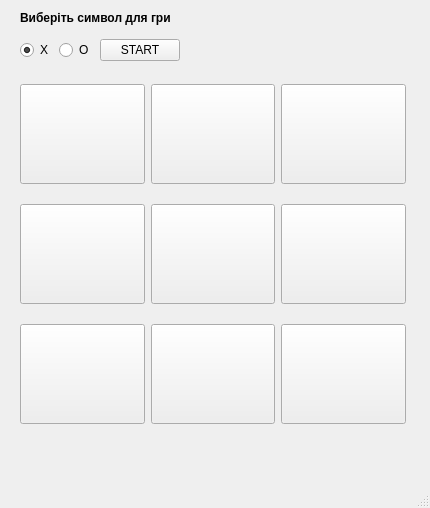
<?xml version="1.0" encoding="UTF-8"?>
<ui version="4.0">
 <class>MainWindow</class>
 <widget class="QMainWindow" name="MainWindow">
  <property name="geometry">
   <rect>
    <x>0</x>
    <y>0</y>
    <width>430</width>
    <height>508</height>
   </rect>
  </property>
  <property name="minimumSize">
   <size>
    <width>430</width>
    <height>508</height>
   </size>
  </property>
  <property name="windowTitle">
   <string>Хрестики-нолики</string>
  </property>
  <widget class="QWidget" name="centralwidget">
   <widget class="QLabel" name="label">
    <property name="geometry">
     <rect>
      <x>20</x>
      <y>10</y>
      <width>221</width>
      <height>16</height>
     </rect>
    </property>
    <property name="text">
     <string>&lt;html&gt;&lt;head/&gt;&lt;body&gt;&lt;p&gt;&lt;span style=&quot; font-weight:700;&quot;&gt;Виберіть символ для гри&lt;/span&gt;&lt;/p&gt;&lt;/body&gt;&lt;/html&gt;</string>
    </property>
   </widget>
   <widget class="QWidget" name="horizontalLayoutWidget">
    <property name="geometry">
     <rect>
      <x>20</x>
      <y>30</y>
      <width>160</width>
      <height>41</height>
     </rect>
    </property>
    <layout class="QHBoxLayout" name="horizontalLayout">
     <item>
      <widget class="QRadioButton" name="radioButton_x">
       <property name="text">
        <string>X</string>
       </property>
       <property name="checked">
        <bool>true</bool>
       </property>
      </widget>
     </item>
     <item>
      <widget class="QRadioButton" name="radioButton_o">
       <property name="text">
        <string>O</string>
       </property>
      </widget>
     </item>
     <item>
      <widget class="QPushButton" name="pushButton_start">
       <property name="text">
        <string>START</string>
       </property>
      </widget>
     </item>
    </layout>
   </widget>
   <widget class="QWidget" name="gridLayoutWidget">
    <property name="geometry">
     <rect>
      <x>20</x>
      <y>70</y>
      <width>386</width>
      <height>371</height>
     </rect>
    </property>
    <layout class="QGridLayout" name="gridLayout" rowminimumheight="0,0,0" columnminimumwidth="0,0,0">
     <item row="1" column="2">
      <widget class="QPushButton" name="pushButton_12">
       <property name="minimumSize">
        <size>
         <width>100</width>
         <height>100</height>
        </size>
       </property>
       <property name="text">
        <string/>
       </property>
      </widget>
     </item>
     <item row="1" column="0">
      <widget class="QPushButton" name="pushButton_10">
       <property name="minimumSize">
        <size>
         <width>100</width>
         <height>100</height>
        </size>
       </property>
       <property name="text">
        <string/>
       </property>
      </widget>
     </item>
     <item row="0" column="0">
      <widget class="QPushButton" name="pushButton_00">
       <property name="minimumSize">
        <size>
         <width>100</width>
         <height>100</height>
        </size>
       </property>
      </widget>
     </item>
     <item row="0" column="1">
      <widget class="QPushButton" name="pushButton_01">
       <property name="minimumSize">
        <size>
         <width>100</width>
         <height>100</height>
        </size>
       </property>
       <property name="baseSize">
        <size>
         <width>100</width>
         <height>100</height>
        </size>
       </property>
       <property name="text">
        <string/>
       </property>
      </widget>
     </item>
     <item row="2" column="2">
      <widget class="QPushButton" name="pushButton_22">
       <property name="minimumSize">
        <size>
         <width>100</width>
         <height>100</height>
        </size>
       </property>
       <property name="text">
        <string/>
       </property>
      </widget>
     </item>
     <item row="2" column="1">
      <widget class="QPushButton" name="pushButton_21">
       <property name="minimumSize">
        <size>
         <width>100</width>
         <height>100</height>
        </size>
       </property>
       <property name="text">
        <string/>
       </property>
      </widget>
     </item>
     <item row="2" column="0">
      <widget class="QPushButton" name="pushButton_20">
       <property name="minimumSize">
        <size>
         <width>100</width>
         <height>100</height>
        </size>
       </property>
       <property name="text">
        <string/>
       </property>
      </widget>
     </item>
     <item row="0" column="2">
      <widget class="QPushButton" name="pushButton_02">
       <property name="minimumSize">
        <size>
         <width>100</width>
         <height>100</height>
        </size>
       </property>
       <property name="text">
        <string/>
       </property>
       <property name="autoRepeatInterval">
        <number>100</number>
       </property>
      </widget>
     </item>
     <item row="1" column="1">
      <widget class="QPushButton" name="pushButton_11">
       <property name="minimumSize">
        <size>
         <width>100</width>
         <height>100</height>
        </size>
       </property>
       <property name="text">
        <string/>
       </property>
      </widget>
     </item>
    </layout>
   </widget>
   <widget class="QLabel" name="result">
    <property name="geometry">
     <rect>
      <x>200</x>
      <y>30</y>
      <width>201</width>
      <height>41</height>
     </rect>
    </property>
    <property name="text">
     <string/>
    </property>
   </widget>
  </widget>
  <widget class="QMenuBar" name="menubar">
   <property name="geometry">
    <rect>
     <x>0</x>
     <y>0</y>
     <width>430</width>
     <height>22</height>
    </rect>
   </property>
  </widget>
  <widget class="QStatusBar" name="statusbar"/>
 </widget>
 <resources/>
 <connections/>
</ui>
